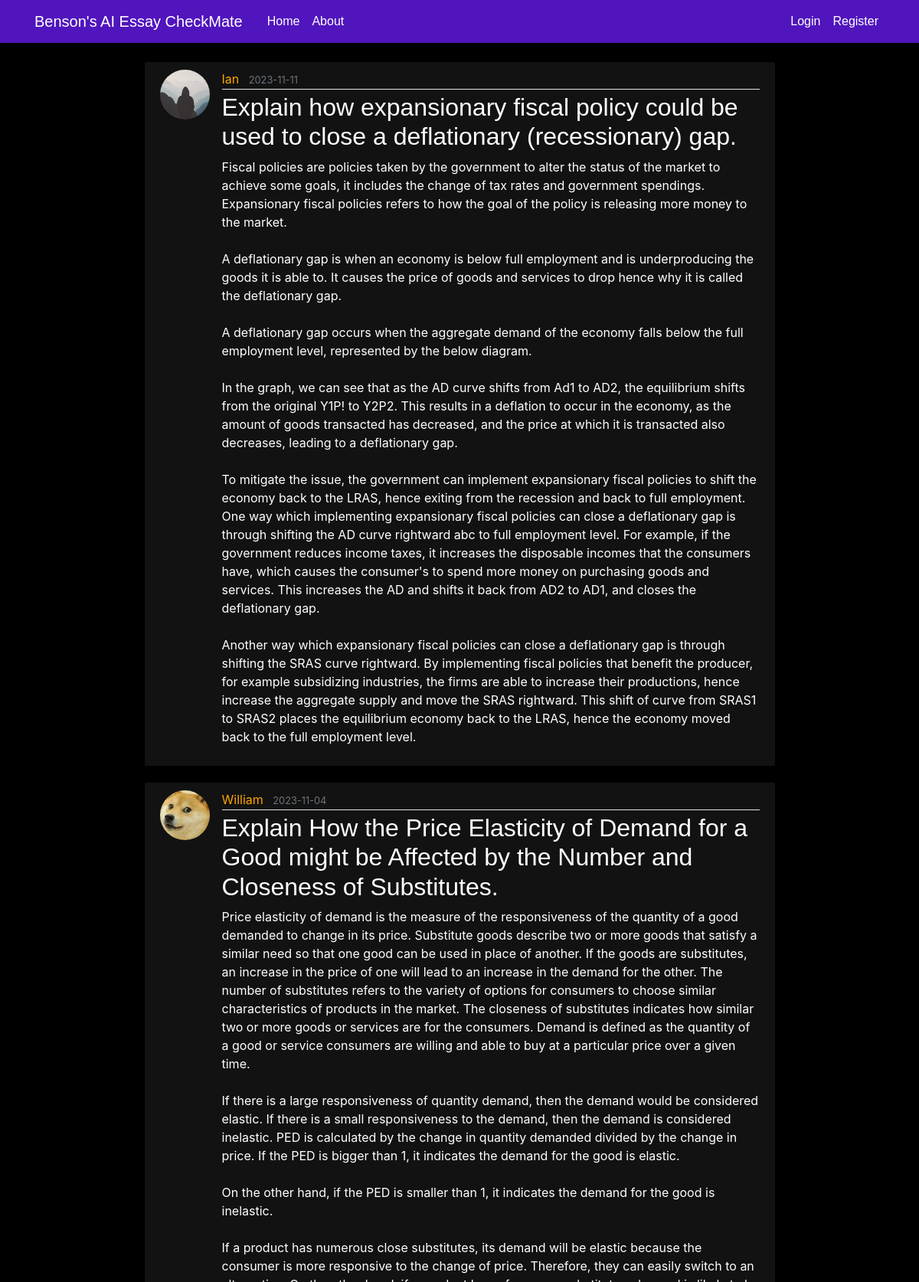
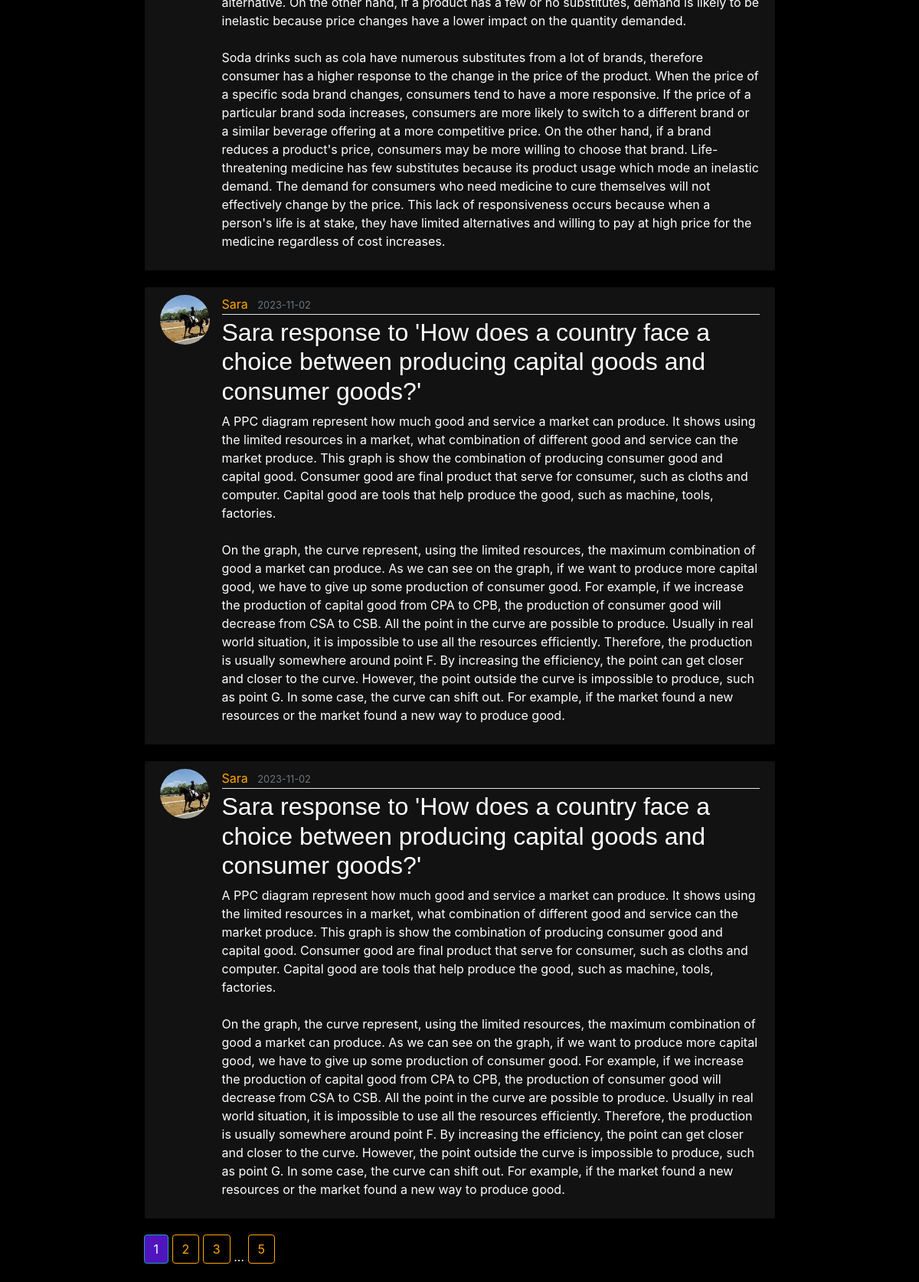
The page /home on the database its author committed (2 pictures, top to bottom).
### main/models.py (models this page shows, shortened)
class Post(db.Model, UserMixin):
    id = db.Column(db.Integer, primary_key=True)
    title = db.Column(db.String(100), nullable=False)
    date_posted = db.Column(db.DateTime, nullable=False, default=datetime.utcnow)
    content = db.Column(db.Text, nullable=False)
    user_id = db.Column(db.Integer, db.ForeignKey('user.id'), nullable=False)
    grammar_feedback = db.Column(db.Text, nullable=False)
    econ_feedback = db.Column(db.Text, nullable=False)

class User(db.Model, UserMixin):
    id = db.Column(db.Integer, primary_key=True)
    username = db.Column(db.String(20), unique=True, nullable=False)
    email = db.Column(db.String(120), unique=True, nullable=False)
    image_file = db.Column(db.String(20), nullable=False, default='default.jpg')
    password = db.Column(db.String(60), nullable=False)
    posts = db.relationship('Post', backref='author', lazy=True)

### main/main_main/routes.py (the view)
@main_main.route("/")
@main_main.route("/home")  # route
def home():  # function name
    page = request.args.get('page', 1, type=int)
    posts = Post.query.order_by(Post.date_posted.desc()).paginate(page=page, per_page=4)
    return render_template('home.html', posts=posts)

### main/templates/home.html
{% extends "layout.html" %}
{% block content %}
    {% for post in posts.items %}
        <article class="media content-section" style="background-color: #121212; color: #ffffff;">
          <img class="rounded-circle article-img" src="{{ url_for('static', filename='profile_pics/' + post.author.image_file) }}">
          <div class="media-body">
            <div class="article-metadata">
              <a class="mr-2" style = "color:#FFA500" href="{{ url_for('users.user_posts', username=post.author.username) }}">{{ post.author.username }}</a>
              <small class="text-muted">{{ post.date_posted.strftime( '%Y-%m-%d') }}</small>
            </div>
            <h2><a class="article-title" style="color: #ffffff;" href="{{ url_for('posts.grammar_feedback', post_id=post.id) }}">{{ post.title }}</a></h2>
            <p class="article-content">{{ post.content }}</p>
          </div>
        </article>
    {% endfor %}
    {% for page_num in posts.iter_pages(left_edge=1, right_edge=1, left_current=1, right_current=2) %}
        {% if page_num %}
            {% if posts.page == page_num%}
                <a class="btn btn-info mb-4" style="background-color: #5015BD" href="{{ url_for('main_main.home', page=page_num) }}">{{ page_num }}</a>
            {% else %}
                <a class="btn btn-outline-info mb-4" href="{{ url_for('main_main.home', page=page_num) }}">{{ page_num }}</a>
            {% endif %}
        {% else %}
            ...
        {% endif %}
    {% endfor %}
{% endblock content %}

### main/static/main.css (style rules this page uses)
:root { --primary-color: #5015BD; --lighter-shade: #7B4AD9; --darker-shade: #340E84; --contrasting-color: #FFA500; --neutral-gray: #888888; }
body { background: #ffffff; color: #fafafa; margin-top: 5rem; }
h1, h2, h3, h4, h5, h6 { color: var(--contrasting-color); font-family: 'Poppins', sans-serif; }
.btn-outline-info { color: var(--contrasting-color); border-color: var(--contrasting-color); }
.content-section { background: #000000; padding: 10px 20px; border: 1px solid #000000; border-radius: 3px; margin-bottom: 20px; }
.article-title { color: #fafafa; font-family: 'Poppins', sans-serif; }
.article-content { white-space: pre-line; }
.article-img { height: 65px; width: 65px; margin-right: 16px; }
.article-metadata { padding-bottom: 1px; margin-bottom: 4px; border-bottom: 1px solid #e3e3e3 }

### main/templates/layout.html (style rules this page uses)
body { background-color: #000000; color: #ffffff; }

### rows shown on the page
Post: image_file (placeholder picture), author.username "Ian", date_posted "2023-11-11", title "Explain how expansionary fiscal policy could be used to close a deflationary (recessionary) gap.", content "Fiscal policies are policies taken by the government to alter the status of the market to achieve some goals, it includes the change of tax rates and government spendings. Expansionary fiscal policies refers to how the goal of the policy is releasing more money to the market. A deflationary gap is when an economy is below full employment and is underproducing the goods it is able to. It causes the price of goods and services to drop hence why it is called the deflationary gap. A deflationary gap occurs when the aggregate demand of the economy falls below the full employment level, represented by the below diagram. In the graph, we can see that as the AD curve shifts from Ad1 to AD2, the…"
Post: image_file (picture), author.username "William", date_posted "2023-11-04", title "Explain How the Price Elasticity of Demand for a Good might be Affected by the Number and Closeness of Substitutes.", content "Price elasticity of demand is the measure of the responsiveness of the quantity of a good demanded to change in its price. Substitute goods describe two or more goods that satisfy a similar need so that one good can be used in place of another. If the goods are substitutes, an increase in the price of one will lead to an increase in the demand for the other. The number of substitutes refers to the variety of options for consumers to choose similar characteristics of products in the market. The closeness of substitutes indicates how similar two or more goods or services are for the consumers. Demand is defined as the quantity of a good or service consumers are willing and able to buy at a…"
Post: image_file (picture), author.username "Sara", date_posted "2023-11-02", title "Sara response to 'How does a country face a choice between producing capital goods and consumer goods?'", content "A PPC diagram represent how much good and service a market can produce. It shows using the limited resources in a market, what combination of different good and service can the market produce. This graph is show the combination of producing consumer good and capital good. Consumer good are final product that serve for consumer, such as cloths and computer. Capital good are tools that help produce the good, such as machine, tools, factories. On the graph, the curve represent, using the limited resources, the maximum combination of good a market can produce. As we can see on the graph, if we want to produce more capital good, we have to give up some production of consumer good. For example,…"
Post: image_file (picture), author.username "Sara", date_posted "2023-11-02", title "Sara response to 'How does a country face a choice between producing capital goods and consumer goods?'", content "A PPC diagram represent how much good and service a market can produce. It shows using the limited resources in a market, what combination of different good and service can the market produce. This graph is show the combination of producing consumer good and capital good. Consumer good are final product that serve for consumer, such as cloths and computer. Capital good are tools that help produce the good, such as machine, tools, factories. On the graph, the curve represent, using the limited resources, the maximum combination of good a market can produce. As we can see on the graph, if we want to produce more capital good, we have to give up some production of consumer good. For example,…"

### other values the page prints
{{ page_num }} "1"
{{ page_num }} "2" "3" "5"
